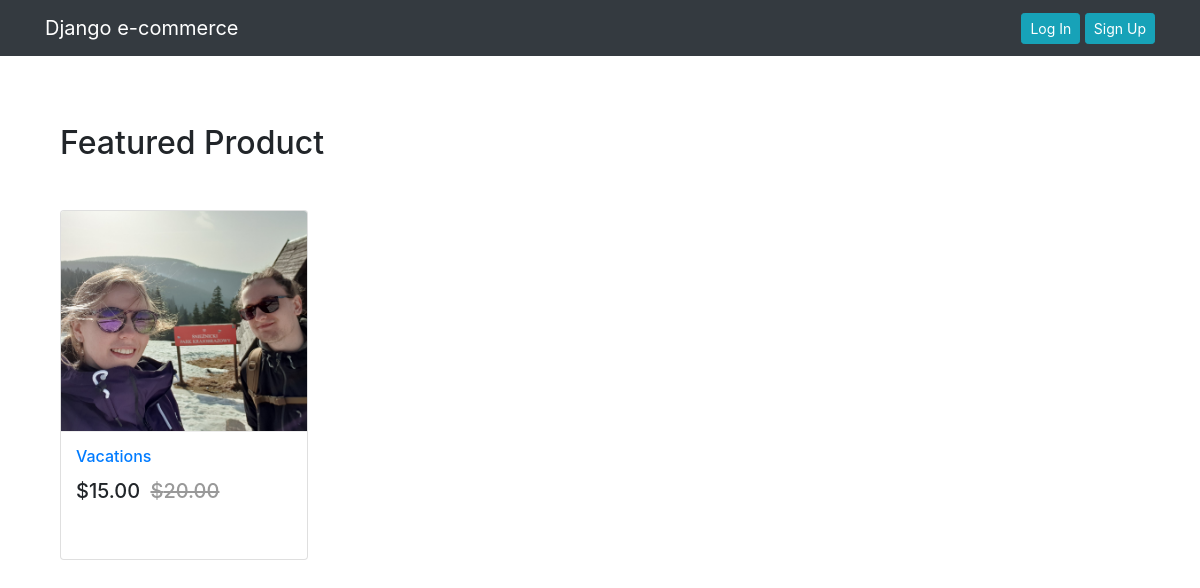
The app's page /, older data.
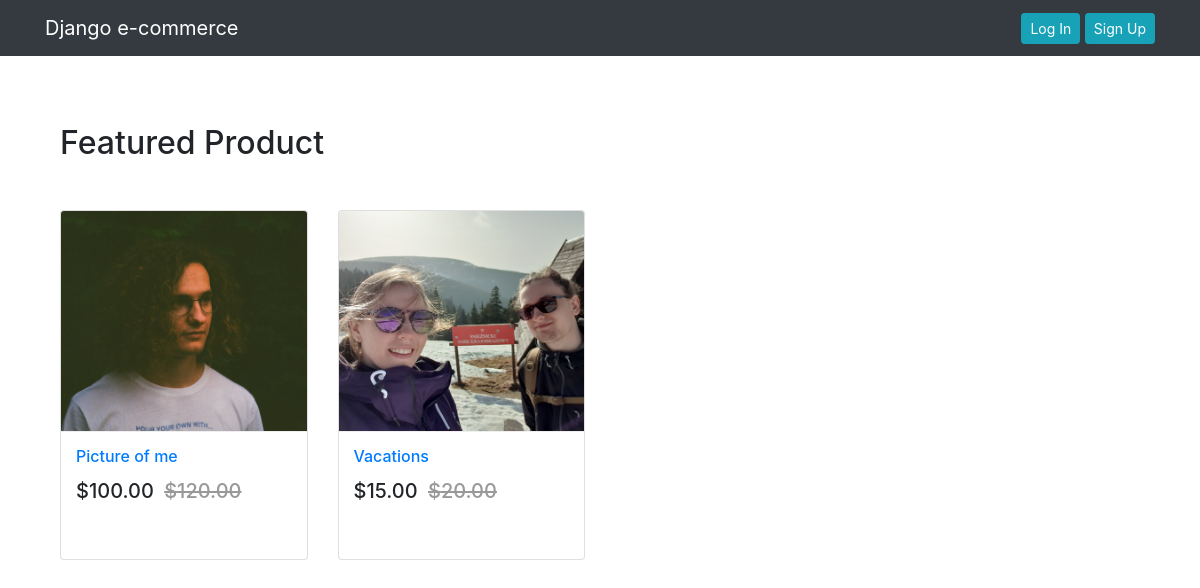
The same page, newer data.
### Shop_API/models.py (models this page shows, shortened)
class Product(models.Model):
    mainimage = models.ImageField(upload_to = 'Product')
    name = models.CharField(max_length = 255)
    category = models.ForeignKey(
        Category,
        on_delete = models.CASCADE,
        related_name = 'category'
    )
    preview_text = models.TextField(max_length = 200, verbose_name = 'Preview Text')
    details_text = models.TextField(max_length = 1000, verbose_name = 'Description')
    price = models.FloatField()
    old_price = models.FloatField(default = 0.00)
    created_time = models.DateTimeField(auto_now_add = True)
    class Meta:
        ordering = ['-created_time',]

### Shop_API/views.py (the view)
# urls.py: path('', views.Home.as_view(), name = 'home'),
class Home(ListView):
    model = Product
    template_name = 'Shop_API/home.html'

### templates/Shop_API/home.html
{% extends 'base.html' %}
{% block body_block %}
<div class="container my-5">
  <h2 class="my-5">Featured Product</h2>
  <div class="row">
    {% for product in object_list %}
      <div class="col-md-6 col-sm-12 col-lg-3">
        <figure class="card card-product">
          <div class="img-wrap">
            <img src="/media/{{ product.mainimage }}" style="width:100%; height:300px;">
          </div>
          <figcaption class="info-wrap">
            <h6 class="title"><a href="{% url 'Shop_API:product_detail' pk=product.pk %}">{{ product.name }}</a></h6>
            <div class="action-wrap">
              <div class="price-wrap h5">
                <span class="price-new"> ${{ product.price|floatformat:2 }} </span>
                <span class="price-old"><strike> ${{ product.old_price|floatformat:2 }} </strike></span>
              </div>
            </div>
          </figcaption>
        </figure>
      </div>
  {% endfor %}
  </div>
</div>
{% endblock %}

### templates/base.html (shortened to what this page needs)
{% load static %}
<!doctype html>
<html lang="en" dir="ltr">
  <head>
    <link rel="stylesheet" href="https://stackpath.bootstrapcdn.com/bootstrap/4.5.2/css/bootstrap.min.css">
    <link rel="stylesheet" href="https://maxcdn.bootstrapcdn.com/font-awesome/4.6.3/css/font-awesome.min.css">
    <link rel="stylesheet" href="{% static 'css/main.css' %}">
  </head>
  <body>
    {% include 'navbar.html' %}
    <div class="container" style="padding-top:20px">
      {% block body_block %}
      {% endblock %}
    </div>
  </body>
</html>

### templates/navbar.html (shortened to what this page needs)
<nav class="navbar navbar-expand-lg navbar-dark bg-dark">
  <div class="container">
    <a class="navbar-brand" href="{% url 'Shop_API:home' %}">Django e-commerce</a>
    <div class="collapse navbar-collapse" id="navbarNav">
      <ul class="navbar-nav ml-auto">
        {% if request.user.is_authenticated %}
        <li class="nav-item" style="color: white;">
          <a class="nav-link" href="#"><i class="fa fa-shopping-cart" aria-hidden="true"></i> Cart</a>
        </li>
        <li class="nav-item dropdown" style="color: white;">
          <a class="nav-link dropdown-toggle" href="#" id="navbarDropdown" role="button" data-toggle="dropdown" aria-hashpopup="true" aria-expanded="false">
            <i class="fa fa-user-circle-o"></i> {{ request.user.profile.username }}
          </a>
          <div class="dropdown-menu" aria-labelledby='navbarDropdown'>
            <a class="dropdown-item" href="{% url 'Login_API:profile' %}">Profile</a>
            <a class="dropdown-item" href="#">Orders</a>
            <div class="dropdown-divider">
            </div>
            <a class="dropdown-item" href="{% url 'Login_API:logout' %}">Log Out</a>
          </div>
        </li>
        {% else %}
        <li class="nav-item">
          <a href="{% url 'Login_API:login' %}" class="btn btn-info btn-sm">Log In</a>
          <a href="{% url 'Login_API:signup' %}" class="btn btn-info btn-sm">Sign Up</a>
        </li>
        {% endif %}
      </ul>
    </div>
  </div>
</nav>

### templates/base.html (style rules this page uses)
.card { height: 350px; }
.card-product::after { content: ""; display: table; clear: both; visibility: hidden; }
.card-product .price-new, .card-product .price { margin-right: 5px; }
.card-product .price-old { color: #999; }
.card-product .img-wrap { border-radius: 3px 3px 0 0; overflow: hidden; position: relative; height: 220px; text-align: center; }
.card-product .img-wrap img { max-width: 100%; max-height: 100%; object-fit: cover; }
.card-product .info-wrap { overflow: hidden; padding: 15px; border-top: 1px solid #eee; }
.card-product .action-wrap { padding-top: 4px; margin-top: 4px; }
.card-product .title { margin-top: 0px; }

Row changes from the older to the newer data that the page shows:
added Product: mainimage (picture), name "Picture of me", price "100.00", old_price "120.00"
